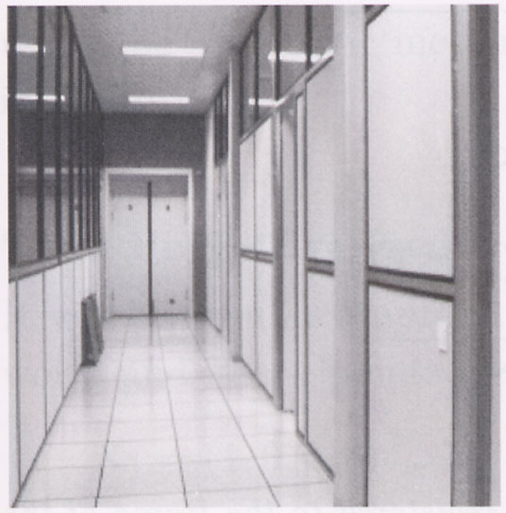
#> input picture notebooksProjects/images/hall.png, 506 x 513 px
$ jupyter execute --allow-errors MyPanorama.ipynb   (shell and % lines are left out)   (Python 2 division)   (older library calls are emulated)
#> lines starting #> are read from the running program, lines starting #| are printed output that depends on the picture
[cell 1]
import numpy as np
import matplotlib
import matplotlib.image as image
import matplotlib.pyplot as plt
from skimage.transform import AffineTransform, ProjectiveTransform, warp
                    # NOTE: all "magic" options for backend plotting are: inline, notebook, and "external" (default)
                     # see  http://ipython.readthedocs.io/en/stable/interactive/plotting.html for details

### LineBuilder class for entering correspoinding points in each image
###### Note: left mouse clicks add polyline intervals, the right mouse click terminates the polyline, 'DEL' key removes the last click point

[cell 2]
class LineBuilder:

    def __init__(self, axes, line):
        self.line = line
        self.ax = axes
        self.xs = list(line.get_xdata())
        self.ys = list(line.get_ydata())
        self.dashed_line = plt.Line2D((0,0),(0,0), color = line.get_c(), ls=':', lw=line.get_linewidth())
        self.terminated = False

        self.connect()

    def connect(self):
        # 'connect to all the events we need'
        self.cidpress = self.ax.figure.canvas.mpl_connect('button_press_event', self.on_click)
        self.cidmotion = self.ax.figure.canvas.mpl_connect('motion_notify_event', self.on_motion)
        self.cidkey = self.ax.figure.canvas.mpl_connect('key_press_event', self.on_key_down)


    def on_click(self, event):
        if ((self.terminated==True) or (event.inaxes!=self.line.axes)): return
        self.xs.append(event.xdata)
        self.ys.append(event.ydata)
        self.line.set_data(self.xs, self.ys)
        #self.ax.add_patch(plt.Circle((event.xdata,event.ydata), radius=5, fc='y'))
        self.line.figure.canvas.draw()
        if (event.button==3): self.terminated = True   #right mouse click terminates the polyline

    def on_motion(self, event):
        if ((self.terminated==True) or (event.inaxes!=self.line.axes) or (len(self.xs)==0)): return
        self.dashed_line.set_xdata([self.xs[-1],event.xdata])
        self.dashed_line.set_ydata([self.ys[-1],event.ydata])
        self.ax.add_line(self.dashed_line)

    def on_key_down(self, e): # do the following when certain "key" is pressed
        if (e.inaxes!=self.ax.axes): return
        if e.key == 'delete' :  # pressing 'DELETE' key deletes the last click
            if self.xs : self.xs.pop()
            if self.ys : self.ys.pop()
            self.line.set_data(self.xs, self.ys)
            self.dashed_line.set_xdata([])
            self.dashed_line.set_ydata([])
            self.line.figure.canvas.draw()
            self.terminated = False

    def disconnect(self):
        # 'disconnect all the stored connection ids'
        self.ax.figure.canvas.mpl_disconnect(self.cidmotion)
        self.ax.figure.canvas.mpl_disconnect(self.cidpress)
        self.ax.figure.canvas.mpl_disconnect(self.cidkey)

### CrossDissolver class
###### Note: click on the left side to move back to image A, clicks on the right side to move forward to image B

[cell 3]
# ASSUMPTION: images A and B should have the same size and the same data type ('uint8' {0,1,2,...,255} or 'float' [0,1])
class CrossDissolver:

    def __init__(self, axes, imA, imB, dtype = 'uint8'):
        self.ax = axes
        scaler = 1.0/255.0
        if (dtype == 'float') : scaler = 1.0
        self.A = scaler * np.array(imA)    # generating array A with (RGB) float values in the range [0,1]
        self.B = scaler * np.array(imB)    # generating array B with (RGB) float values in the range [0,1]
        self.t = 0.5
        self.width = imA.shape[1]
        self.text_pos = (self.width+20, 20)
        self.cidpress = self.ax.figure.canvas.mpl_connect('button_press_event', self.on_click)
        self.showMix()

    def on_click(self, event):
        if (event.inaxes!=self.ax.axes): return
        if (event.xdata>(self.width/2)):  self.t = min(1.0,self.t+0.1)
        if (event.xdata<(self.width/2)):  self.t = max(0.0,self.t-0.1)
        self.showMix()

    def showMix(self):
        self.ax.imshow((1.0-self.t)*self.A + self.t*self.B)
        self.ax.text(self.text_pos[0], self.text_pos[1], 't = {:4.2f}'.format(self.t), color='y', backgroundcolor='gray')

# Homographies

[cell 4]
imA = image.imread("images/hall.png")
#> imA is the input picture: shape (513, 506, 4) float32; mean R, G, B, A 0.704, 0.686, 0.706, 1
imB = np.zeros((imA.shape[0],imA.shape[1]), dtype=np.int8)

fig = plt.figure(1,figsize = (12, 4))
axA = plt.subplot(121)
polylineA = LineBuilder(axA, plt.plot([], [], 'ro-')[0] )  # instantiates LineBuilder object
axA.imshow(imA)
plt.title("image A")

axB = plt.subplot(122)
polylineB = LineBuilder(axB, plt.plot([], [], 'bo-')[0] )  # instantiates LineBuilder object
axB.imshow(imB, cmap = "gray")
plt.title("frame B")

# (Left) click on two images below to consecutively enter corresponding points (right clicks enter the last points)
# Press "DEL" key to delete the last click point.
# You should enter at least 4 points (to define a proper homography)
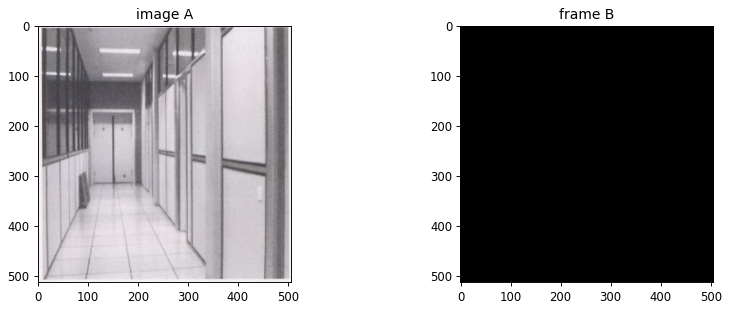
#> figure drawn by matplotlib, 2 panels

### Warping image A onto frame B using a homographic transofmation (projective map)
###### NOTE: function "warp" uses "inverse map" as a (second) argument as it uses "inverse warping" to compute output intensities

[cell 5]
ptsA = polylineA.line.get_xydata()   # extracts a sequnce of 2D points (x,y) from the polyline
ptsB = polylineB.line.get_xydata()

ProjAtoB = ProjectiveTransform()
ProjAtoB.estimate(ptsA, ptsB)      # computes projective map from points ptsA to points ptsB
imB = warp(imA, ProjAtoB.inverse)
#> imB: shape (513, 506, 4) float32; every value is NaN or infinite

axB.imshow(imB)
axB.set_title("Projecting A onto frame B")

# Panoramas (projective and other transformations)

[cell 6]
imL = image.imread("images/CMU_left.jpg")
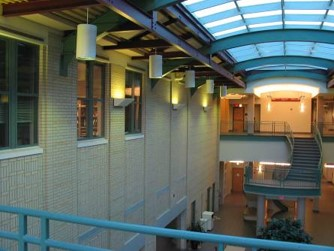
#> input picture notebooksProjects/images/CMU_left.jpg, 334 x 251 px
#> imL is the input picture: shape (251, 334, 3); mean R, G, B 94.8, 103.3, 94.9
imR = image.imread("images/CMU_right.jpg")
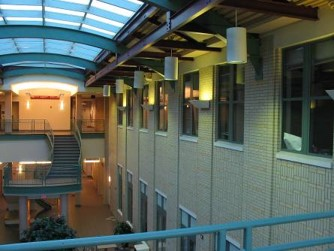
#> input picture notebooksProjects/images/CMU_right.jpg, 334 x 251 px
#> imR is the input picture: shape (251, 334, 3); mean R, G, B 87.8, 97, 88.2

fig = plt.figure(2,figsize = (12, 4))
axL = plt.subplot(121)
polylineL = LineBuilder(axL, plt.plot([], [], 'ro-')[0] )  # instantiates LineBuilder object
axL.imshow(imL)
axL.set_title("Left image")

axR = plt.subplot(122)
polylineR = LineBuilder(axR, plt.plot([], [], 'bo-')[0] )  # instantiates LineBuilder object
axR.imshow(imR)
axR.set_title("Right image")

plt.show()
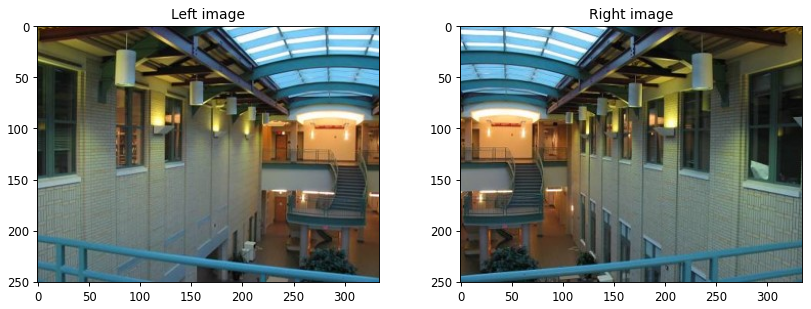
#> figure drawn by matplotlib, 2 panels

# (Left) click on two images below to consecutively enter corresponding points (right clicks enter the last points)
# Press "DELETE" key to delete the last click, if necessary.
# You should enter at least 4 points (to define a proper homography)

### Estimate affine and projective transformations between left and right images

[cell 7]
ptsL = polylineL.line.get_xydata()    # extracts a sequnce of 2D points (x,y) from the polyline
ptsR = polylineR.line.get_xydata()

AffLtoR = AffineTransform()
AffLtoR.estimate(ptsL, ptsR)       # computes affine transformation from points ptsL to points ptsR

PrjLtoR = ProjectiveTransform()
PrjLtoR.estimate(ptsL, ptsR)      # computes projective transformation from points ptsL to points ptsR

### Reprojecting (warping) right image to the left image (reference frame)
###### NOTE: function "warp" uses "inverse map" as a (second) argument as it uses "inverse warping" to compute output intensities

[cell 8]
# estimating size of the reference frame (Ref) - the same image plane as "imL"
shapeRef = (imL.shape[0]+30, imL.shape[1]+imR.shape[1])
#> shapeRef = (281, 668)

# copying Left image into reference frame (Ref)
LtoRef = warp(imL, np.identity(3), output_shape = shapeRef)    # uses 3x3 identity matrix as transformation matrix
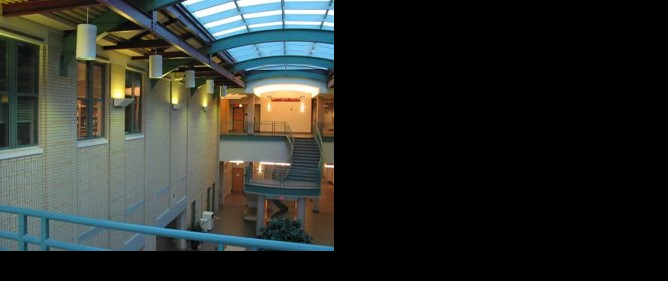
#> LtoRef: shape (281, 668, 3) float64; mean R, G, B 0.166, 0.181, 0.166

# That is, obtain two new images:
# (A) RaffRef - using AffLtoR (affine map estimated from the corresponding points)
RaffRef = warp(imR,AffLtoR,output_shape = shapeRef)
#> RaffRef: shape (281, 668, 3) float64; every value is NaN or infinite

# (B) RprjRef - using PrjLtoR (homography estimated from the corresponding points)
RprjRef = warp(imR,PrjLtoR,output_shape = shapeRef)
print RaffRef[0,1][0]
#| nan

result = (LtoRef + RaffRef)/2

result2 = (LtoRef + RprjRef)/2

## Visualizing LtoRef, RaffRef, RprjRef2

[cell 9]
fig2 = plt.figure(3,figsize = (10, 18))
ax51 = fig2.add_subplot(511)
ax51.imshow(LtoRef)
ax51.set_title("the left to the reference ")

ax52 = fig2.add_subplot(512)
ax52.imshow(RaffRef)
ax52.set_title("Afine transformation image")

ax53 = plt.subplot(513)
ax53.imshow(RprjRef)
ax53.set_title("projective transformation image")

ax54 = plt.subplot(514)
ax54.imshow(result)
ax54.set_title("naive result 1")

ax55 = plt.subplot(515)
ax55.imshow(result2)
ax55.set_title("naive result 2")

plt.show()

## CrossDissove and Compare results

Using cross Dissove to visualize the two diffferent implementations

[cell 10]
from skimage.transform import resize
fig = plt.figure(4,figsize = (12, 5))
ax12 = plt.subplot(121)
css12 = CrossDissolver(ax12,LtoRef,RaffRef,'float')  # instantiates CrossDissolver
plt.title("cross-dissolving LtoRef-RaffRef")

ax34 = plt.subplot(122)
css34 = CrossDissolver(ax34,LtoRef,RprjRef,'float')#
plt.title("cross-dissolving LtoRef-RprjRef")

## Discussion

Compare the results, the one that maps better is the projective transformation

The reason is that projective transformation offers a more natural way for image warping because it is supposed to be how we perceive an image. Also it has a degree of 8 parameters for homographies. The images are projected to the same plane, hence the projective transformation should achieve a better result with the same optical centre

### Blending

#> (a cell that did not finish here is left out)

#> (a cell that did not finish here is left out)

## Visualizing LdtRef and RdtRef and result

[cell 13]
fig3 = plt.figure(5,figsize = (12, 4))
axL11 = plt.subplot(121)
#> (the rest of this cell did not finish here and is left out)

[cell 14]
# you should generate a mosaic by blending two images LtoRef and RprjRef
# USE TWO DIFFERENT BLENDING alphas (AS IN TOPIC 9) AND COMPARE YOUR RESULTS
# (SHOW THE RESULTS AND DISCUSS THE DIFFERENCES IN A MARKDOWN CELL BELOW)

# METHOD 1: averaging intensities of two images in the overlap area
def average(img1,img2):
    result = np.zeros(img1.shape)
    for i in np.arange(img1.shape[0]):
        for j in np.arange(img1.shape[1]):
            if img1[i,j][0] != 0.0 and img2[i,j][0] != 0.0:
                average = (img1[i,j] + img2 [i,j]) / 2
                result[i,j] = average
            if img1[i,j][0] != 0.0 and img2[i,j][0] == 0.0:
                result[i,j] = img1[i,j]
            if img1[i,j][0] == 0.0 and img2[i,j][0] != 0.0:
                result[i,j] = img2[i,j]
    return result

# METHOD 2: DT-weighted averaging in the overlap area (using LdtRef and RdtRef generated above)

# this one is the logical one
def weight_average(img1,img2):
    result = np.zeros(img1.shape)
    for i in np.arange(img1.shape[0]):
        for j in np.arange(img1.shape[1]):
            if img1[i,j][0] != 0.0 and img2[i,j][0] != 0.0:
                if LdtRef[i,j][0] > RdtRef[i,j][0]:
                    result[i,j] = img2[i,j]
                else:
                    result[i,j] = img1[i,j]
            if img1[i,j][0] != 0.0 and img2[i,j][0] == 0.0:
                result[i,j] = img1[i,j]
            if img1[i,j][0] == 0.0 and img2[i,j][0] != 0.0:
                result[i,j] = img2[i,j]
#> result: shape (281, 668, 3) float64; every value is 0
    return result
# This is the other one
def weight_average2(img1,img2):
    result = np.zeros(img1.shape)
    for i in np.arange(img1.shape[0]):
        for j in np.arange(img1.shape[1]):
            if img1[i,j][0] != 0.0 and img2[i,j][0] != 0.0:
                    result[i,j] = img2[i,j] * (LdtRef[i,j][0]/( LdtRef[i,j][0] + RdtRef[i,j][0])) * 1.5
            if img1[i,j][0] != 0.0 and img2[i,j][0] == 0.0:
                result[i,j] = img1[i,j]
            if img1[i,j][0] == 0.0 and img2[i,j][0] != 0.0:
                result[i,j] = img2[i,j]
    return result


# numpy HINT 1: if you have an array "alpha" of shape (w,h) with scalers for each pixel
#               of an RGB image A, which is an array of shape (w,h,3), then
#               you can use np.dstack((alpha,alpha,alpha)) to generate an array of shape (w,h,3)
#               assuming that you use the same slaler for R, G, and B values in each pixel
# numpy HINT 2: you can use operator A*B for pointwise multiplication of two matrices of the same shape
#               It returns array of the same shape where each element is the product of the corresponding elements in A and B
# numpy HINT 3: you can add the same scalar a to all elements in matrix A using a+A operation
